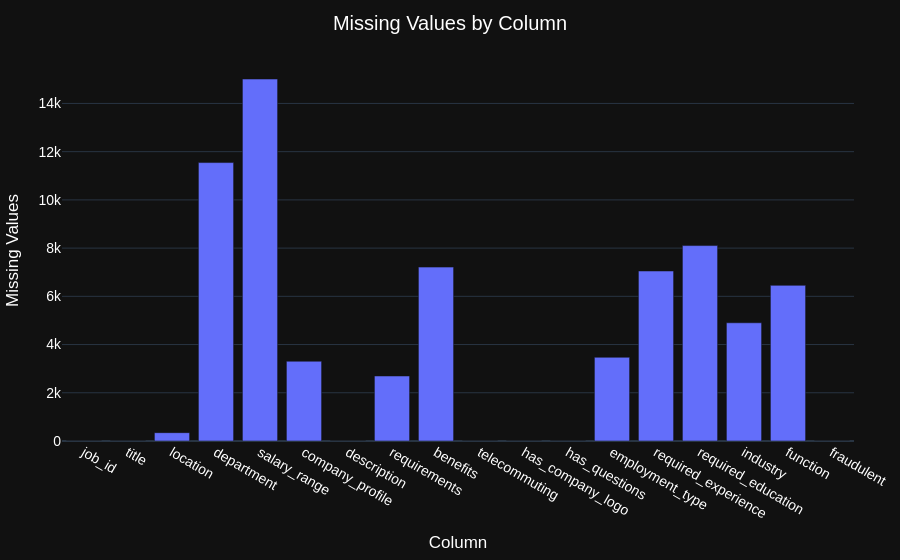

Write notebook code for a chart like this one.
### Code cell
missing = df.isnull().sum().reset_index()
missing.columns = ["Column", "Missing Values"]

fig = px.bar(
    missing,
    x="Column",
    y="Missing Values",
    title="Missing Values by Column"
)
fig.update_layout(**layout_config)
fig.show()

### Figure 1 — Plotly figure (JSON) as saved in the notebook; plotly's stock layout.template omitted (floating-point values rounded to 4 significant figures)
{"data": [{"hovertemplate": "Column=%{x}<br>Missing Values=%{y}<extra></extra>", "legendgroup": "", "marker": {"color": "#636efa", "pattern": {"shape": ""}}, "name": "", "orientation": "v", "showlegend": false, "textposition": "auto", "type": "bar", "x": ["job_id", "title", "location", "department", "salary_range", "company_profile", "description", "requirements", "benefits", "telecommuting", "has_company_logo", "has_questions", "employment_type", "required_experience", "required_education", "industry", "function", "fraudulent"], "xaxis": "x", "y": [0, 0, 346, 11547, 15012, 3308, 1, 2696, 7212, 0, 0, 0, 3471, 7050, 8105, 4903, 6455, 0], "yaxis": "y"}], "layout": {"barmode": "relative", "font": {"color": "white", "family": "Arial", "size": 14}, "legend": {"tracegroupgap": 0}, "margin": {"b": 40, "l": 40, "r": 40, "t": 60}, "title": {"text": "Missing Values by Column", "x": 0.5}, "xaxis": {"anchor": "y", "domain": [0, 1], "title": {"text": "Column"}}, "yaxis": {"anchor": "x", "domain": [0, 1], "title": {"text": "Missing Values"}}}}
